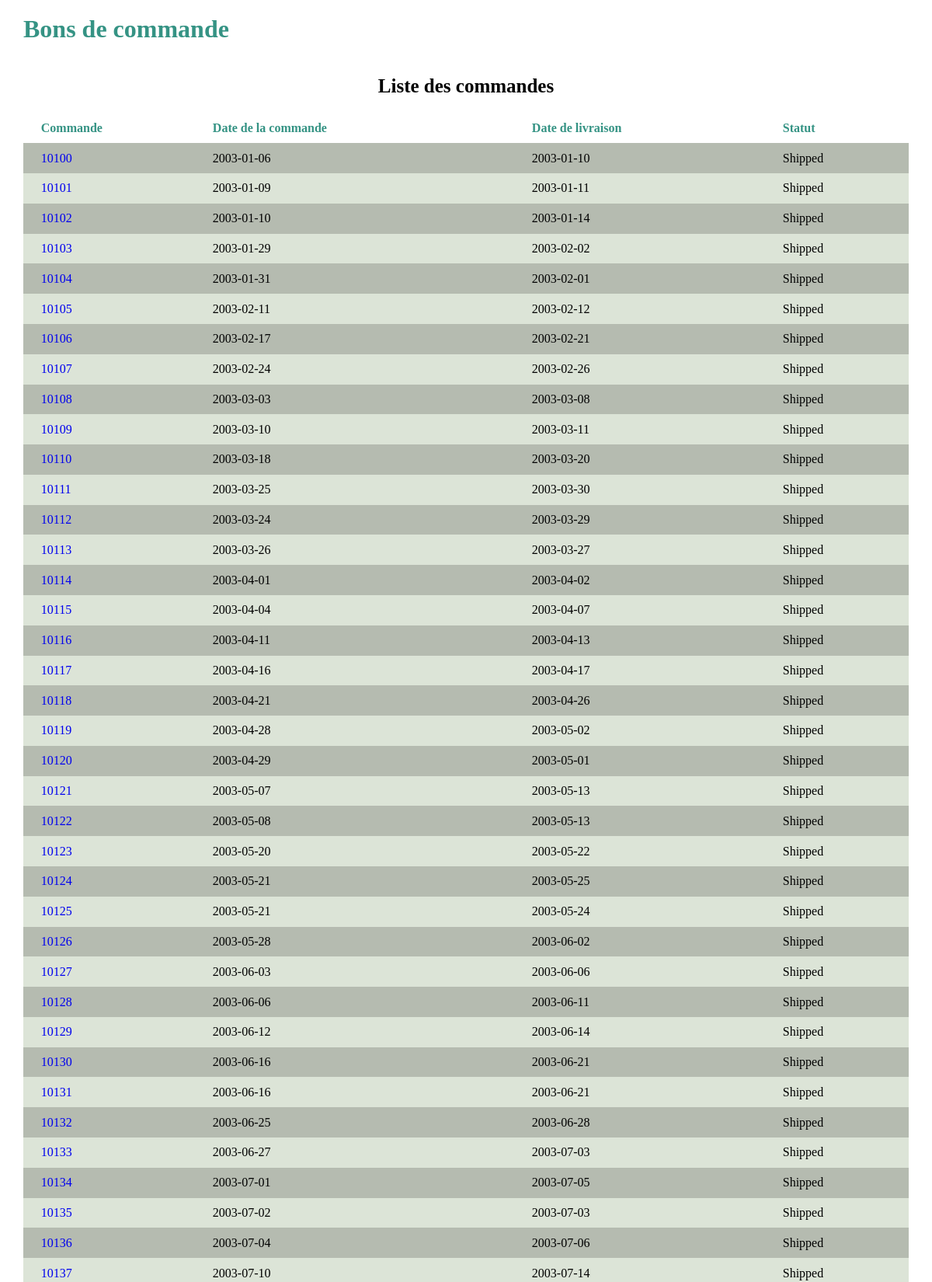
The page / (upper part) on the database its author committed.
### tables this page shows
CREATE TABLE `orders` (
  `orderNumber` int(11) NOT NULL,
  `orderDate` date NOT NULL,
  `requiredDate` date NOT NULL,
  `shippedDate` date DEFAULT NULL,
  `status` varchar(15) NOT NULL,
  `comments` text,
  `customerNumber` int(11) NOT NULL,
  PRIMARY KEY (`orderNumber`),
  KEY `customerNumber` (`customerNumber`),
  CONSTRAINT `orders_ibfk_1` FOREIGN KEY (`customerNumber`) REFERENCES `customers` (`customerNumber`)
);

### index.php (called while the page is built)
<?php
$pdo = new PDO('mysql:host=localhost;dbname=boncommande', 'root', 'mdp');
$pdo->exec('SET NAMES UTF8');
$query = $pdo->prepare
(
     'SELECT
     	orderNumber,
     	orderDate,
     	shippedDate,
     	status
		FROM orders
		ORDER BY orderNumber'
);
$query->execute();
$orders = $query->fetchAll(PDO::FETCH_ASSOC);
include 'index.phtml';
?>

### index.phtml (the view, shortened to what this page needs)
<!DOCTYPE html>
<html lang="fr">
	<head>
		<link rel="stylesheet" type="text/css" href="css/font-awesome.min.css" media="all" />
		<link type="text/css" rel="stylesheet" href="css/reset.css"/>
		<link rel="stylesheet" type="text/css" href="css/normalize.css" media="all" />
		<link rel="stylesheet" type="text/css" href="css/style.css" media="screen" />
	</head>
	<body>
		<header>
			<h1 class="bold vert">Bons de commande</h1>
		</header>
		<main id="mainBase">
			<table id="tableauBase">
				<caption class="bold">Liste des commandes</caption>
				<thead>
					<th class="bold">Commande</th>
					<th class="bold">Date de la commande</th>
					<th class="bold">Date de livraison</th>
					<th class="bold">Statut</th>
				</thead>
			   	<tbody>
			     	<?php foreach($orders as $order): ?>
			        <tr>
			          <td>
			            <a href="order-form.php?orderNumber=<?= $order['orderNumber'] ?>"><?= $order['orderNumber'] ?></a>
			          	</td>
			          	<td><?= $order['orderDate'] ?></td>
			         	<td><?= $order['shippedDate'] ?></td>
			         	<td><?= $order['status'] ?></td>
			        </tr>
			      	<?php endforeach ?>
			   	</tbody>
			</table>
		</main>
	</body>
</html>

### css/style.css (style rules this page uses)
* { box-sizing: border-box; outline: none; }
body { margin: 0; }
a, a:hover, a:visited, a:active { text-decoration: none; }
.bold { font-weight: bold }
header { width : 95%; margin : 0 auto; }
.vert { color: #359384; }
main { width : 95%; margin : 0 auto; }
table { width : 100%; }
caption { font-size: 25px; padding : 2%; }
th { color: #359384; background-color: #FFFFFF; padding : 1% 5% 1% 2%; text-align: left; }
tr:nth-child(odd) { background-color: #B5BBB0; }
tr:nth-child(even) { background-color: #DCE4D7; }
#tableauBase th { padding : 1% 5% 1% 2%; vertical-align: middle; }
#tableauBase td { padding : 1% 5% 1% 2%; vertical-align: middle; }

### rows shown on the page
orders: orderNumber "10100", orderDate "2003-01-06", shippedDate "2003-01-10", status "Shipped"
orders: orderNumber "10101", orderDate "2003-01-09", shippedDate "2003-01-11", status "Shipped"
orders: orderNumber "10102", orderDate "2003-01-10", shippedDate "2003-01-14", status "Shipped"
orders: orderNumber "10103", orderDate "2003-01-29", shippedDate "2003-02-02", status "Shipped"
orders: orderNumber "10104", orderDate "2003-01-31", shippedDate "2003-02-01", status "Shipped"
orders: orderNumber "10105", orderDate "2003-02-11", shippedDate "2003-02-12", status "Shipped"
orders: orderNumber "10106", orderDate "2003-02-17", shippedDate "2003-02-21", status "Shipped"
orders: orderNumber "10107", orderDate "2003-02-24", shippedDate "2003-02-26", status "Shipped"
orders: orderNumber "10108", orderDate "2003-03-03", shippedDate "2003-03-08", status "Shipped"
orders: orderNumber "10109", orderDate "2003-03-10", shippedDate "2003-03-11", status "Shipped"
orders: orderNumber "10110", orderDate "2003-03-18", shippedDate "2003-03-20", status "Shipped"
orders: orderNumber "10111", orderDate "2003-03-25", shippedDate "2003-03-30", status "Shipped"
orders: orderNumber "10112", orderDate "2003-03-24", shippedDate "2003-03-29", status "Shipped"
orders: orderNumber "10113", orderDate "2003-03-26", shippedDate "2003-03-27", status "Shipped"
orders: orderNumber "10114", orderDate "2003-04-01", shippedDate "2003-04-02", status "Shipped"
orders: orderNumber "10115", orderDate "2003-04-04", shippedDate "2003-04-07", status "Shipped"
orders: orderNumber "10116", orderDate "2003-04-11", shippedDate "2003-04-13", status "Shipped"
orders: orderNumber "10117", orderDate "2003-04-16", shippedDate "2003-04-17", status "Shipped"
orders: orderNumber "10118", orderDate "2003-04-21", shippedDate "2003-04-26", status "Shipped"
orders: orderNumber "10119", orderDate "2003-04-28", shippedDate "2003-05-02", status "Shipped"
orders: orderNumber "10120", orderDate "2003-04-29", shippedDate "2003-05-01", status "Shipped"
orders: orderNumber "10121", orderDate "2003-05-07", shippedDate "2003-05-13", status "Shipped"
orders: orderNumber "10122", orderDate "2003-05-08", shippedDate "2003-05-13", status "Shipped"
orders: orderNumber "10123", orderDate "2003-05-20", shippedDate "2003-05-22", status "Shipped"
orders: orderNumber "10124", orderDate "2003-05-21", shippedDate "2003-05-25", status "Shipped"
orders: orderNumber "10125", orderDate "2003-05-21", shippedDate "2003-05-24", status "Shipped"
orders: orderNumber "10126", orderDate "2003-05-28", shippedDate "2003-06-02", status "Shipped"
orders: orderNumber "10127", orderDate "2003-06-03", shippedDate "2003-06-06", status "Shipped"
orders: orderNumber "10128", orderDate "2003-06-06", shippedDate "2003-06-11", status "Shipped"
orders: orderNumber "10129", orderDate "2003-06-12", shippedDate "2003-06-14", status "Shipped"
orders: orderNumber "10130", orderDate "2003-06-16", shippedDate "2003-06-21", status "Shipped"
orders: orderNumber "10131", orderDate "2003-06-16", shippedDate "2003-06-21", status "Shipped"
orders: orderNumber "10132", orderDate "2003-06-25", shippedDate "2003-06-28", status "Shipped"
orders: orderNumber "10133", orderDate "2003-06-27", shippedDate "2003-07-03", status "Shipped"
orders: orderNumber "10134", orderDate "2003-07-01", shippedDate "2003-07-05", status "Shipped"
orders: orderNumber "10135", orderDate "2003-07-02", shippedDate "2003-07-03", status "Shipped"
orders: orderNumber "10136", orderDate "2003-07-04", shippedDate "2003-07-06", status "Shipped"
orders: orderNumber "10137", orderDate "2003-07-10", shippedDate "2003-07-14", status "Shipped"
